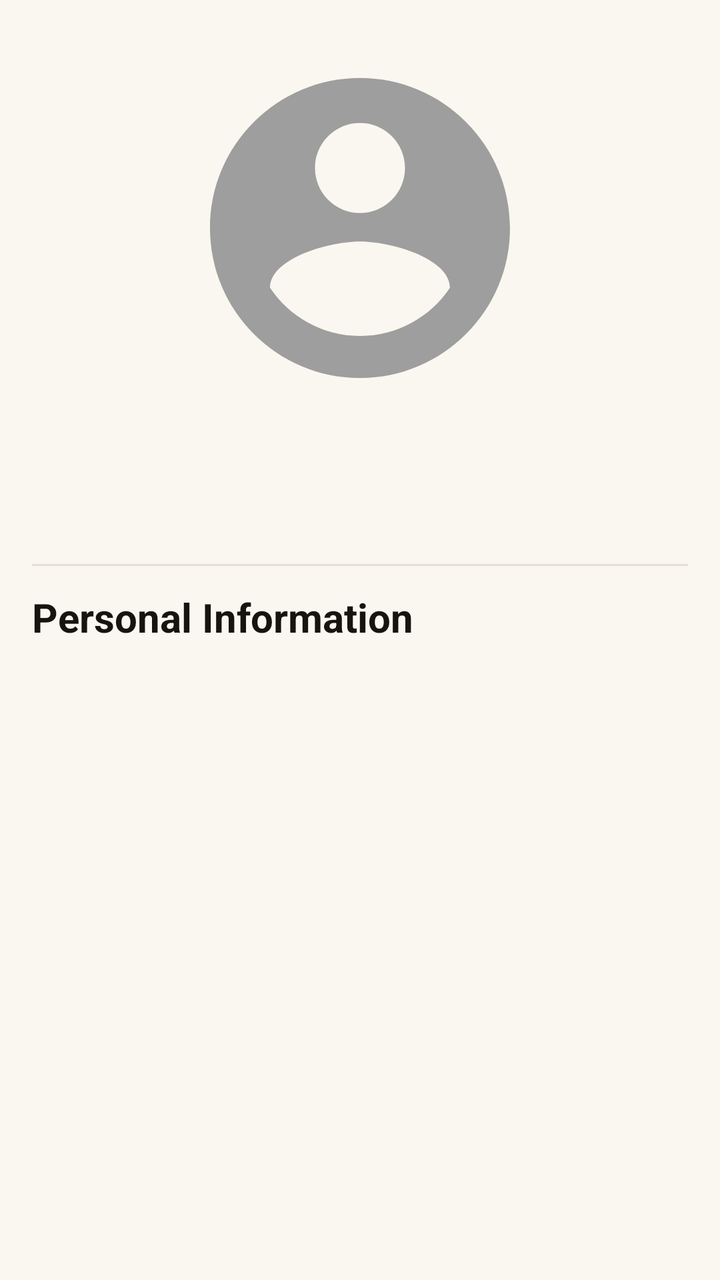
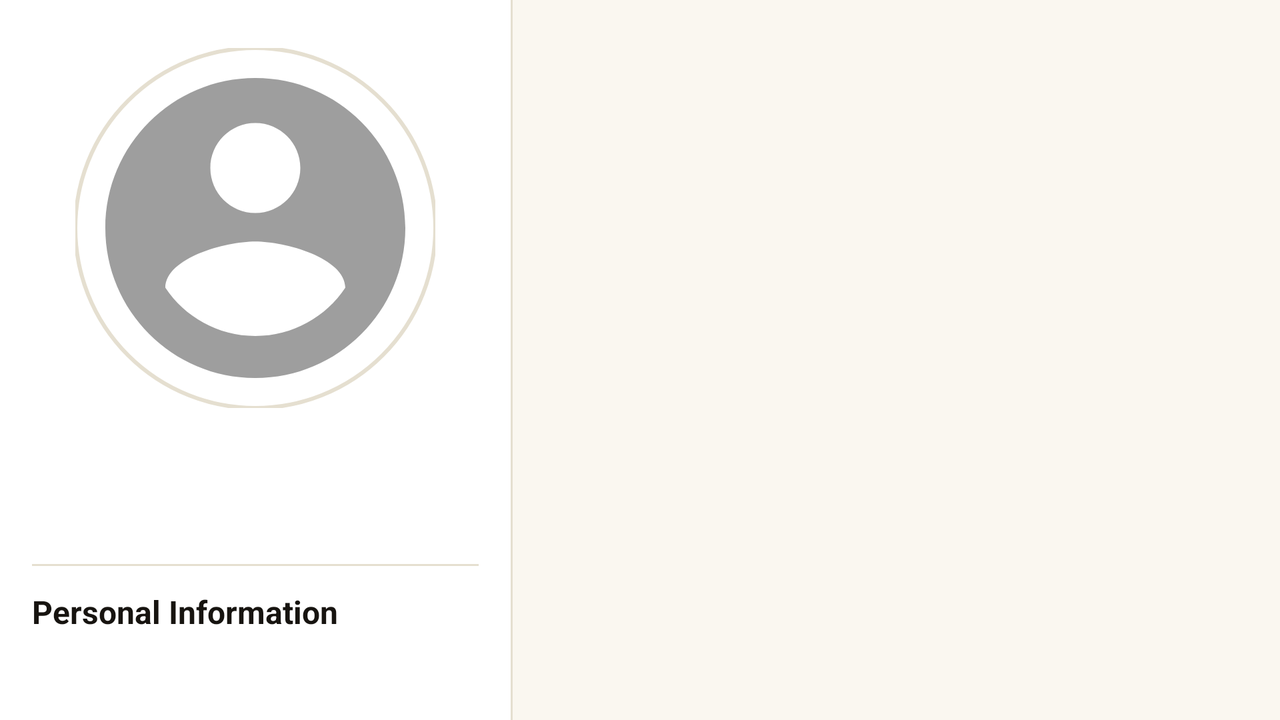

Compare how this app lays out the same screen by default and in its alternative resource folder. The renders come first, then the two layout files and the values they reference.
<!-- AndroidManifest.xml: application theme Theme.CineXplora -->
<!-- res/layout/fragment_person_detail.xml -->
<?xml version="1.0" encoding="utf-8"?>
<androidx.core.widget.NestedScrollView xmlns:android="http://schemas.android.com/apk/res/android"
    xmlns:app="http://schemas.android.com/apk/res-auto"
    xmlns:tools="http://schemas.android.com/tools"
    android:layout_width="match_parent"
    android:layout_height="match_parent"
    android:background="?android:attr/windowBackground">

    <LinearLayout
        android:layout_width="match_parent"
        android:layout_height="wrap_content"
        android:orientation="vertical"
        android:paddingBottom="24dp">

        <ProgressBar
            android:id="@+id/progressBar"
            android:layout_width="wrap_content"
            android:layout_height="wrap_content"
            android:layout_gravity="center"
            android:layout_marginTop="32dp"
            android:indeterminateTint="?attr/colorPrimary"
            android:visibility="gone" />

        
        <com.google.android.material.imageview.ShapeableImageView
            android:id="@+id/imgPersonPhoto"
            android:layout_width="180dp"
            android:layout_height="180dp"
            android:layout_gravity="center_horizontal"
            android:layout_marginTop="24dp"
            android:scaleType="centerCrop"
            android:src="@drawable/ic_default_avatar"
            app:shapeAppearanceOverlay="@style/CircleImageView" />

        
        <TextView
            android:id="@+id/txtPersonName"
            style="@style/CineXplora.Text.TitleLarge"
            android:layout_width="match_parent"
            android:layout_height="wrap_content"
            android:layout_marginHorizontal="@dimen/space_lg"
            android:layout_marginTop="@dimen/space_md"
            android:gravity="center" />

        
        <TextView
            android:id="@+id/txtPersonDepartment"
            style="@style/CineXplora.Text.BodyMedium"
            android:layout_width="match_parent"
            android:layout_height="wrap_content"
            android:layout_marginHorizontal="@dimen/space_lg"
            android:layout_marginTop="@dimen/space_xs"
            android:gravity="center"
            android:textColor="?android:attr/textColorSecondary" />

        
        <com.google.android.material.button.MaterialButton
            android:id="@+id/btnFavoriteActor"
            style="@style/CineXplora.Button.Outlined"
            android:layout_width="wrap_content"
            android:layout_height="wrap_content"
            android:layout_gravity="center_horizontal"
            android:layout_marginTop="@dimen/space_md"
            android:text="@string/btn_add_favorite_actor"
            android:textAllCaps="false"
            app:icon="@drawable/ic_favorite_border"
            android:visibility="gone" />

        <View
            android:layout_width="match_parent"
            android:layout_height="1dp"
            android:layout_marginHorizontal="16dp"
            android:layout_marginTop="16dp"
            android:background="?android:attr/listDivider" />

        
        <TextView
            style="@style/CineXplora.Text.TitleLarge"
            android:layout_width="match_parent"
            android:layout_height="wrap_content"
            android:layout_marginHorizontal="@dimen/space_lg"
            android:layout_marginTop="@dimen/space_md"
            android:text="@string/title_personal_info" />

        
        <LinearLayout
            android:id="@+id/layoutBirthday"
            android:layout_width="match_parent"
            android:layout_height="wrap_content"
            android:layout_marginHorizontal="16dp"
            android:layout_marginTop="12dp"
            android:orientation="horizontal"
            android:visibility="gone">

            <TextView
                android:layout_width="wrap_content"
                android:layout_height="wrap_content"
                android:text="@string/label_birthday"
                android:textColor="?android:attr/textColorSecondary"
                android:textSize="14sp" />

            <TextView
                android:id="@+id/txtBirthday"
                android:layout_width="0dp"
                android:layout_height="wrap_content"
                android:layout_weight="1"
                android:layout_marginStart="8dp"
                android:gravity="end"
                android:textColor="?android:attr/textColorPrimary"
                android:textSize="14sp"
                android:textStyle="bold" />
        </LinearLayout>

        
        <LinearLayout
            android:id="@+id/layoutBirthPlace"
            android:layout_width="match_parent"
            android:layout_height="wrap_content"
            android:layout_marginHorizontal="16dp"
            android:layout_marginTop="8dp"
            android:orientation="horizontal"
            android:visibility="gone">

            <TextView
                android:layout_width="wrap_content"
                android:layout_height="wrap_content"
                android:text="@string/label_birth_place"
                android:textColor="?android:attr/textColorSecondary"
                android:textSize="14sp" />

            <TextView
                android:id="@+id/txtBirthPlace"
                android:layout_width="0dp"
                android:layout_height="wrap_content"
                android:layout_weight="1"
                android:layout_marginStart="8dp"
                android:gravity="end"
                android:textColor="?android:attr/textColorPrimary"
                android:textSize="14sp"
                android:textStyle="bold" />
        </LinearLayout>

        
        <LinearLayout
            android:id="@+id/layoutDeathday"
            android:layout_width="match_parent"
            android:layout_height="wrap_content"
            android:layout_marginHorizontal="16dp"
            android:layout_marginTop="8dp"
            android:orientation="horizontal"
            android:visibility="gone">

            <TextView
                android:layout_width="wrap_content"
                android:layout_height="wrap_content"
                android:text="@string/label_deathday"
                android:textColor="?android:attr/textColorSecondary"
                android:textSize="14sp" />

            <TextView
                android:id="@+id/txtDeathday"
                android:layout_width="0dp"
                android:layout_height="wrap_content"
                android:layout_weight="1"
                android:layout_marginStart="8dp"
                android:gravity="end"
                android:textColor="?android:attr/textColorPrimary"
                android:textSize="14sp"
                android:textStyle="bold" />
        </LinearLayout>

        
        <TextView
            android:id="@+id/txtBiographyLabel"
            style="@style/CineXplora.Text.TitleLarge"
            android:layout_width="match_parent"
            android:layout_height="wrap_content"
            android:layout_marginHorizontal="@dimen/space_lg"
            android:layout_marginTop="@dimen/space_lg"
            android:text="@string/title_biography"
            android:visibility="gone" />

        <TextView
            android:id="@+id/txtBiography"
            android:layout_width="match_parent"
            android:layout_height="wrap_content"
            android:layout_marginHorizontal="16dp"
            android:layout_marginTop="12dp"
            android:lineSpacingExtra="4dp"
            android:textColor="?android:attr/textColorSecondary"
            android:textSize="15sp"
            android:visibility="gone" />

        
        <View
            android:id="@+id/dividerFilmography"
            android:layout_width="match_parent"
            android:layout_height="1dp"
            android:layout_marginHorizontal="16dp"
            android:layout_marginTop="24dp"
            android:background="?android:attr/listDivider"
            android:visibility="gone" />

        <TextView
            android:id="@+id/txtFilmographyLabel"
            style="@style/CineXplora.Text.TitleLarge"
            android:layout_width="match_parent"
            android:layout_height="wrap_content"
            android:layout_marginHorizontal="@dimen/space_lg"
            android:layout_marginTop="@dimen/space_md"
            android:text="@string/title_known_for"
            android:visibility="gone" />

        
        <TextView
            android:id="@+id/txtMoviesLabel"
            style="@style/CineXplora.Text.Overline"
            android:layout_width="match_parent"
            android:layout_height="wrap_content"
            android:layout_marginHorizontal="@dimen/space_lg"
            android:layout_marginTop="@dimen/space_md"
            android:text="@string/label_movies"
            android:visibility="gone" />

        <androidx.recyclerview.widget.RecyclerView
            android:id="@+id/recyclerMovies"
            android:layout_width="match_parent"
            android:layout_height="wrap_content"
            android:layout_marginTop="@dimen/space_sm"
            android:paddingHorizontal="@dimen/space_lg"
            android:clipToPadding="false"
            android:nestedScrollingEnabled="false"
            android:orientation="horizontal"
            android:visibility="gone"
            app:layoutManager="androidx.recyclerview.widget.LinearLayoutManager" />

        
        <View
            android:id="@+id/dividerSeries"
            android:layout_width="match_parent"
            android:layout_height="1dp"
            android:layout_marginHorizontal="16dp"
            android:layout_marginTop="@dimen/space_lg"
            android:background="?android:attr/listDivider"
            android:visibility="gone" />

        <TextView
            android:id="@+id/txtSeriesLabel"
            style="@style/CineXplora.Text.Overline"
            android:layout_width="match_parent"
            android:layout_height="wrap_content"
            android:layout_marginHorizontal="@dimen/space_lg"
            android:layout_marginTop="@dimen/space_md"
            android:text="@string/label_series"
            android:visibility="gone" />

        <androidx.recyclerview.widget.RecyclerView
            android:id="@+id/recyclerSeries"
            android:layout_width="match_parent"
            android:layout_height="wrap_content"
            android:layout_marginTop="@dimen/space_sm"
            android:paddingHorizontal="@dimen/space_lg"
            android:clipToPadding="false"
            android:nestedScrollingEnabled="false"
            android:orientation="horizontal"
            android:visibility="gone"
            app:layoutManager="androidx.recyclerview.widget.LinearLayoutManager" />

    </LinearLayout>
</androidx.core.widget.NestedScrollView>
<!-- resources referenced by this layout -->
<resources>
  <dimen name="space_lg">16dp</dimen>
  <dimen name="space_md">12dp</dimen>
  <dimen name="space_sm">8dp</dimen>
  <dimen name="space_xs">4dp</dimen>
  <string name="btn_add_favorite_actor">Add to Favorite Actors</string>
  <string name="label_birth_place">Place of birth:</string>
  <string name="label_birthday">Born:</string>
  <string name="label_deathday">Died:</string>
  <string name="label_movies">Movies</string>
  <string name="label_series">Series</string>
  <string name="title_biography">Biography</string>
  <string name="title_known_for">Known For</string>
  <string name="title_personal_info">Personal Information</string>
  <style name="CineXplora.Text.BodyMedium">
          <item name="android:textSize">14sp</item>
          <item name="android:textColor">?android:attr/textColorSecondary</item>
          <item name="android:lineSpacingExtra">4dp</item>
      </style>
  <style name="CineXplora.Text.Overline">
          <item name="android:textSize">11sp</item>
          <item name="android:textStyle">bold</item>
          <item name="android:textColor">?attr/colorPrimary</item>
          <item name="android:letterSpacing">0.12</item>
          <item name="android:textAllCaps">true</item>
      </style>
  <style name="CineXplora.Text.TitleLarge">
          <item name="android:textSize">20sp</item>
          <item name="android:textStyle">bold</item>
          <item name="android:textColor">?android:attr/textColorPrimary</item>
      </style>
  <style name="CircleImageView" parent="">
          <item name="cornerFamily">rounded</item>
          <item name="cornerSize">50%</item>
      </style>
  <style name="Theme.CineXplora" parent="Base.Theme.CineXplora" />
  <dimen name="radius_sm">2dp</dimen>
  <dimen name="button_height">48dp</dimen>
  <color name="light_accent_primary">#8C6D1F</color>
  <color name="light_accent_primary_variant">#6E5618</color>
  <color name="light_on_accent">#FFFFFF</color>
  <color name="light_accent_secondary">#B8962E</color>
  <color name="light_background">#FAF7F0</color>
  <color name="light_surface">#FFFFFF</color>
  <color name="light_surface_elevated">#F1ECE0</color>
  <color name="light_text_primary">#171410</color>
  <color name="light_text_secondary">#6B6353</color>
  <color name="light_text_disabled">#B3AB99</color>
  <color name="light_error">#B3362E</color>
  <color name="light_divider">#E5DFD0</color>
  <color name="light_accent_glow">#1A8C6D1F</color>
  <color name="light_badge_movie">#8C6D1F</color>
  <color name="light_badge_serie">#6E5694</color>
  <color name="light_error_surface">#F9E9E7</color>
  <color name="light_success">#4F7A3D</color>
  <color name="light_success_surface">#EBF2E5</color>
  <color name="dark_on_accent">#0B0A08</color>
  <dimen name="radius_md">4dp</dimen>
  <dimen name="card_border_width">0.75dp</dimen>
  <style name="ShapeAppearance.CineXplora.Dialog" parent="ShapeAppearance.Material3.MediumComponent">
          <item name="cornerFamily">rounded</item>
          <item name="cornerSize">@dimen/radius_md</item>
      </style>
  <style name="CineXplora.AlertDialog.Button.Negative" parent="Widget.Material3.Button.TextButton.Dialog">
          <item name="android:textColor">?android:attr/textColorSecondary</item>
          <item name="android:textAllCaps">false</item>
      </style>
  <style name="CineXplora.AlertDialog.Button.Neutral" parent="Widget.Material3.Button.TextButton.Dialog">
          <item name="android:textColor">?attr/colorPrimary</item>
          <item name="android:textAllCaps">false</item>
      </style>
  <color name="gold_gradient_start">#F5D67B</color>
  <color name="gold_gradient_mid">#D4AF37</color>
  <color name="gold_gradient_end">#9A7520</color>
  <!-- some entries are left out for length -->
</resources>
<!-- res/layout-land/fragment_person_detail.xml (the repository's variant of the layout above) -->
<!-- drawn on the phone turned sideways -->
<?xml version="1.0" encoding="utf-8"?>
<LinearLayout xmlns:android="http://schemas.android.com/apk/res/android"
    xmlns:app="http://schemas.android.com/apk/res-auto"
    android:layout_width="match_parent"
    android:layout_height="match_parent"
    android:orientation="horizontal"
    android:background="?android:attr/windowBackground">

    
    <LinearLayout
        android:layout_width="0dp"
        android:layout_height="match_parent"
        android:layout_weight="4"
        android:orientation="vertical"
        android:gravity="center_horizontal"
        android:background="?attr/colorSurface"
        android:padding="@dimen/space_lg">

        <ProgressBar
            android:id="@+id/progressBar"
            android:layout_width="wrap_content"
            android:layout_height="wrap_content"
            android:indeterminateTint="?attr/colorPrimary"
            android:visibility="gone" />

        
        <com.google.android.material.imageview.ShapeableImageView
            android:id="@+id/imgPersonPhoto"
            android:layout_width="@dimen/avatar_size_lg"
            android:layout_height="@dimen/avatar_size_lg"
            android:layout_marginTop="@dimen/space_sm"
            android:scaleType="centerCrop"
            android:src="@drawable/ic_default_avatar"
            app:shapeAppearanceOverlay="@style/CircleImageView"
            app:strokeWidth="2dp"
            app:strokeColor="?android:attr/listDivider" />

        
        <TextView
            android:id="@+id/txtPersonName"
            style="@style/CineXplora.Text.TitleLarge"
            android:layout_width="match_parent"
            android:layout_height="wrap_content"
            android:layout_marginTop="@dimen/space_md"
            android:gravity="center"
            android:maxLines="2"
            android:ellipsize="end" />

        
        <TextView
            android:id="@+id/txtPersonDepartment"
            style="@style/CineXplora.Text.BodyMedium"
            android:layout_width="match_parent"
            android:layout_height="wrap_content"
            android:layout_marginTop="@dimen/space_xs"
            android:gravity="center" />

        
        <com.google.android.material.button.MaterialButton
            android:id="@+id/btnFavoriteActor"
            style="@style/CineXplora.Button.Outlined"
            android:layout_width="wrap_content"
            android:layout_height="wrap_content"
            android:layout_marginTop="@dimen/space_md"
            android:text="@string/btn_add_favorite_actor"
            android:textSize="12sp"
            app:icon="@drawable/ic_favorite_border"
            android:visibility="gone" />

        
        <View
            android:layout_width="match_parent"
            android:layout_height="@dimen/divider_height"
            android:layout_marginTop="@dimen/space_lg"
            android:layout_marginBottom="@dimen/space_md"
            android:background="?android:attr/listDivider" />

        
        <TextView
            style="@style/CineXplora.Text.TitleMedium"
            android:layout_width="match_parent"
            android:layout_height="wrap_content"
            android:layout_marginBottom="@dimen/space_sm"
            android:text="@string/title_personal_info" />

        
        <LinearLayout
            android:id="@+id/layoutBirthday"
            android:layout_width="match_parent"
            android:layout_height="wrap_content"
            android:orientation="horizontal"
            android:layout_marginBottom="@dimen/space_xs"
            android:visibility="gone">

            <TextView
                android:layout_width="wrap_content"
                android:layout_height="wrap_content"
                android:text="@string/label_birthday"
                android:textColor="?android:attr/textColorSecondary"
                android:textSize="13sp" />

            <TextView
                android:id="@+id/txtBirthday"
                android:layout_width="0dp"
                android:layout_height="wrap_content"
                android:layout_weight="1"
                android:layout_marginStart="@dimen/space_sm"
                android:gravity="end"
                android:textColor="?android:attr/textColorPrimary"
                android:textSize="13sp"
                android:textStyle="bold" />
        </LinearLayout>

        
        <LinearLayout
            android:id="@+id/layoutBirthPlace"
            android:layout_width="match_parent"
            android:layout_height="wrap_content"
            android:orientation="horizontal"
            android:layout_marginBottom="@dimen/space_xs"
            android:visibility="gone">

            <TextView
                android:layout_width="wrap_content"
                android:layout_height="wrap_content"
                android:text="@string/label_birth_place"
                android:textColor="?android:attr/textColorSecondary"
                android:textSize="13sp" />

            <TextView
                android:id="@+id/txtBirthPlace"
                android:layout_width="0dp"
                android:layout_height="wrap_content"
                android:layout_weight="1"
                android:layout_marginStart="@dimen/space_sm"
                android:gravity="end"
                android:textColor="?android:attr/textColorPrimary"
                android:textSize="13sp"
                android:textStyle="bold" />
        </LinearLayout>

        
        <LinearLayout
            android:id="@+id/layoutDeathday"
            android:layout_width="match_parent"
            android:layout_height="wrap_content"
            android:orientation="horizontal"
            android:visibility="gone">

            <TextView
                android:layout_width="wrap_content"
                android:layout_height="wrap_content"
                android:text="@string/label_deathday"
                android:textColor="?android:attr/textColorSecondary"
                android:textSize="13sp" />

            <TextView
                android:id="@+id/txtDeathday"
                android:layout_width="0dp"
                android:layout_height="wrap_content"
                android:layout_weight="1"
                android:layout_marginStart="@dimen/space_sm"
                android:gravity="end"
                android:textColor="?android:attr/textColorPrimary"
                android:textSize="13sp"
                android:textStyle="bold" />
        </LinearLayout>
    </LinearLayout>

    
    <View
        android:layout_width="@dimen/divider_height"
        android:layout_height="match_parent"
        android:background="?android:attr/listDivider" />

    
    <androidx.core.widget.NestedScrollView
        android:layout_width="0dp"
        android:layout_height="match_parent"
        android:layout_weight="6">

        <LinearLayout
            android:layout_width="match_parent"
            android:layout_height="wrap_content"
            android:orientation="vertical"
            android:paddingBottom="@dimen/space_xl">

            
            <TextView
                android:id="@+id/txtBiographyLabel"
                style="@style/CineXplora.Text.TitleLarge"
                android:layout_width="match_parent"
                android:layout_height="wrap_content"
                android:layout_marginHorizontal="@dimen/space_lg"
                android:layout_marginTop="@dimen/space_xl"
                android:text="@string/title_biography"
                android:visibility="gone" />

            <TextView
                android:id="@+id/txtBiography"
                style="@style/CineXplora.Text.BodyLarge"
                android:layout_width="match_parent"
                android:layout_height="wrap_content"
                android:layout_marginHorizontal="@dimen/space_lg"
                android:layout_marginTop="@dimen/space_md"
                android:visibility="gone" />

            
            <View
                android:id="@+id/dividerFilmography"
                android:layout_width="match_parent"
                android:layout_height="@dimen/divider_height"
                android:layout_marginHorizontal="@dimen/space_lg"
                android:layout_marginTop="@dimen/space_xl"
                android:background="?android:attr/listDivider"
                android:visibility="gone" />

            <TextView
                android:id="@+id/txtFilmographyLabel"
                style="@style/CineXplora.Text.TitleLarge"
                android:layout_width="match_parent"
                android:layout_height="wrap_content"
                android:layout_marginHorizontal="@dimen/space_lg"
                android:layout_marginTop="@dimen/space_lg"
                android:text="@string/title_known_for"
                android:visibility="gone" />

            
            <TextView
                android:id="@+id/txtMoviesLabel"
                style="@style/CineXplora.Text.Overline"
                android:layout_width="match_parent"
                android:layout_height="wrap_content"
                android:layout_marginHorizontal="@dimen/space_lg"
                android:layout_marginTop="@dimen/space_md"
                android:text="@string/label_movies"
                android:visibility="gone" />

            <androidx.recyclerview.widget.RecyclerView
                android:id="@+id/recyclerMovies"
                android:layout_width="match_parent"
                android:layout_height="wrap_content"
                android:layout_marginTop="@dimen/space_sm"
                android:paddingHorizontal="@dimen/space_lg"
                android:clipToPadding="false"
                android:nestedScrollingEnabled="false"
                android:orientation="horizontal"
                android:visibility="gone"
                app:layoutManager="androidx.recyclerview.widget.LinearLayoutManager" />

            
            <View
                android:id="@+id/dividerSeries"
                android:layout_width="match_parent"
                android:layout_height="@dimen/divider_height"
                android:layout_marginHorizontal="@dimen/space_lg"
                android:layout_marginTop="@dimen/space_lg"
                android:background="?android:attr/listDivider"
                android:visibility="gone" />

            <TextView
                android:id="@+id/txtSeriesLabel"
                style="@style/CineXplora.Text.Overline"
                android:layout_width="match_parent"
                android:layout_height="wrap_content"
                android:layout_marginHorizontal="@dimen/space_lg"
                android:layout_marginTop="@dimen/space_md"
                android:text="@string/label_series"
                android:visibility="gone" />

            <androidx.recyclerview.widget.RecyclerView
                android:id="@+id/recyclerSeries"
                android:layout_width="match_parent"
                android:layout_height="wrap_content"
                android:layout_marginTop="@dimen/space_sm"
                android:paddingHorizontal="@dimen/space_lg"
                android:clipToPadding="false"
                android:nestedScrollingEnabled="false"
                android:orientation="horizontal"
                android:visibility="gone"
                app:layoutManager="androidx.recyclerview.widget.LinearLayoutManager" />
        </LinearLayout>
    </androidx.core.widget.NestedScrollView>

</LinearLayout>
<!-- resources referenced by the variant -->
<!-- as the phone turned sideways resolves them -->
<resources>
  <dimen name="avatar_size_lg">180dp</dimen>
  <dimen name="divider_height">1dp</dimen>
  <dimen name="space_lg">16dp</dimen>
  <dimen name="space_md">12dp</dimen>
  <dimen name="space_sm">8dp</dimen>
  <dimen name="space_xl">24dp</dimen>
  <dimen name="space_xs">4dp</dimen>
  <string name="btn_add_favorite_actor">Add to Favorite Actors</string>
  <string name="label_birth_place">Place of birth:</string>
  <string name="label_birthday">Born:</string>
  <string name="label_deathday">Died:</string>
  <string name="label_movies">Movies</string>
  <string name="label_series">Series</string>
  <string name="title_biography">Biography</string>
  <string name="title_known_for">Known For</string>
  <string name="title_personal_info">Personal Information</string>
  <style name="CineXplora.Text.BodyLarge">
          <item name="android:textSize">16sp</item>
          <item name="android:textColor">?android:attr/textColorSecondary</item>
          <item name="android:lineSpacingExtra">6dp</item>
      </style>
  <style name="CineXplora.Text.BodyMedium">
          <item name="android:textSize">14sp</item>
          <item name="android:textColor">?android:attr/textColorSecondary</item>
          <item name="android:lineSpacingExtra">4dp</item>
      </style>
  <style name="CineXplora.Text.TitleLarge">
          <item name="android:textSize">20sp</item>
          <item name="android:textStyle">bold</item>
          <item name="android:textColor">?android:attr/textColorPrimary</item>
      </style>
  <style name="CineXplora.Text.TitleMedium">
          <item name="android:textSize">16sp</item>
          <item name="android:textStyle">bold</item>
          <item name="android:textColor">?android:attr/textColorPrimary</item>
      </style>
  <style name="CircleImageView" parent="">
          <item name="cornerFamily">rounded</item>
          <item name="cornerSize">50%</item>
      </style>
  <style name="Theme.CineXplora" parent="Base.Theme.CineXplora" />
  <dimen name="radius_sm">2dp</dimen>
  <dimen name="button_height">48dp</dimen>
  <color name="light_accent_primary">#8C6D1F</color>
  <color name="light_accent_primary_variant">#6E5618</color>
  <color name="light_on_accent">#FFFFFF</color>
  <color name="light_accent_secondary">#B8962E</color>
  <color name="light_background">#FAF7F0</color>
  <color name="light_surface">#FFFFFF</color>
  <color name="light_surface_elevated">#F1ECE0</color>
  <color name="light_text_primary">#171410</color>
  <color name="light_text_secondary">#6B6353</color>
  <color name="light_text_disabled">#B3AB99</color>
  <color name="light_error">#B3362E</color>
  <color name="light_divider">#E5DFD0</color>
  <color name="light_accent_glow">#1A8C6D1F</color>
  <color name="light_badge_movie">#8C6D1F</color>
  <color name="light_badge_serie">#6E5694</color>
  <color name="light_error_surface">#F9E9E7</color>
  <color name="light_success">#4F7A3D</color>
  <color name="light_success_surface">#EBF2E5</color>
  <color name="dark_on_accent">#0B0A08</color>
  <dimen name="radius_md">4dp</dimen>
  <dimen name="card_border_width">0.75dp</dimen>
  <style name="ShapeAppearance.CineXplora.Dialog" parent="ShapeAppearance.Material3.MediumComponent">
          <item name="cornerFamily">rounded</item>
          <item name="cornerSize">@dimen/radius_md</item>
      </style>
  <style name="CineXplora.AlertDialog.Button.Negative" parent="Widget.Material3.Button.TextButton.Dialog">
          <item name="android:textColor">?android:attr/textColorSecondary</item>
          <item name="android:textAllCaps">false</item>
      </style>
  <style name="CineXplora.AlertDialog.Button.Neutral" parent="Widget.Material3.Button.TextButton.Dialog">
          <item name="android:textColor">?attr/colorPrimary</item>
          <item name="android:textAllCaps">false</item>
      </style>
  <color name="gold_gradient_start">#F5D67B</color>
  <color name="gold_gradient_mid">#D4AF37</color>
  <color name="gold_gradient_end">#9A7520</color>
  <!-- some entries are left out for length -->
</resources>
